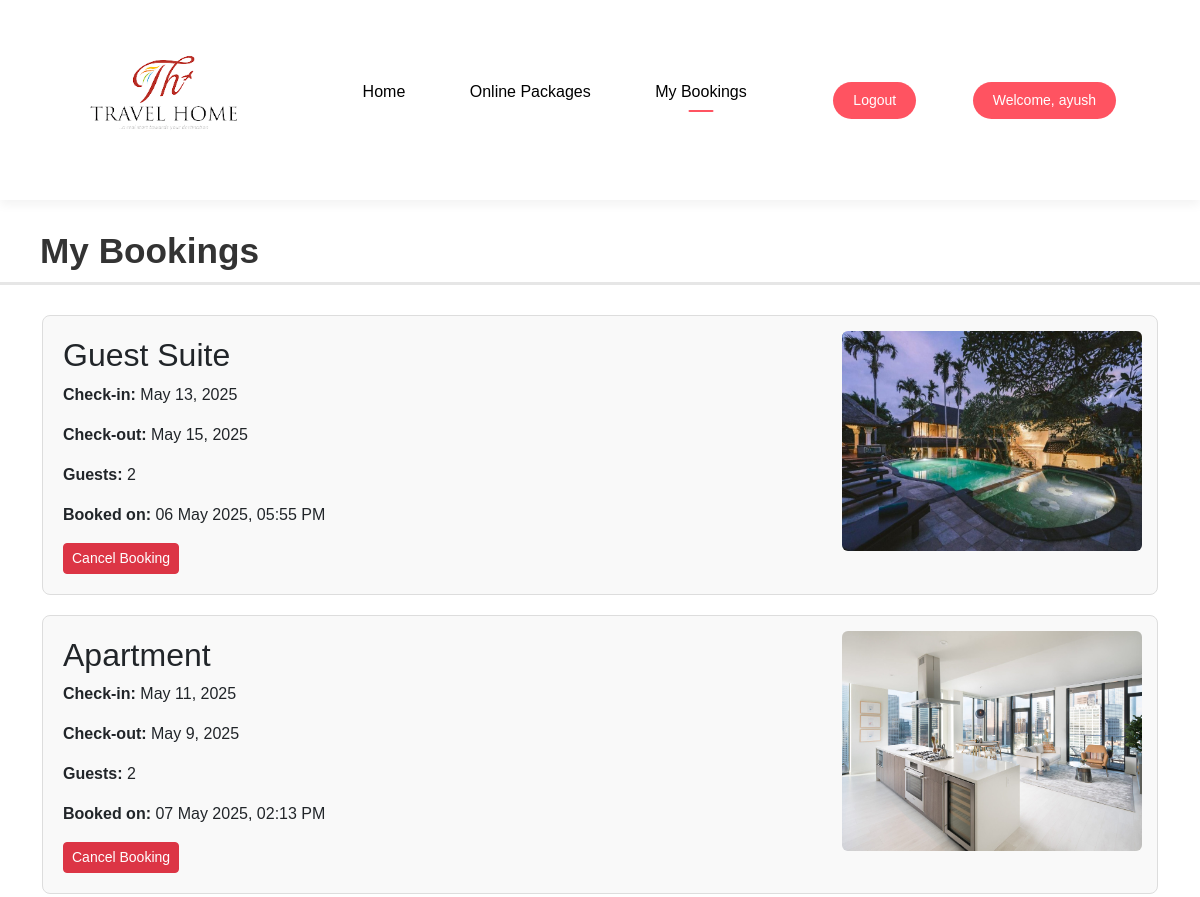
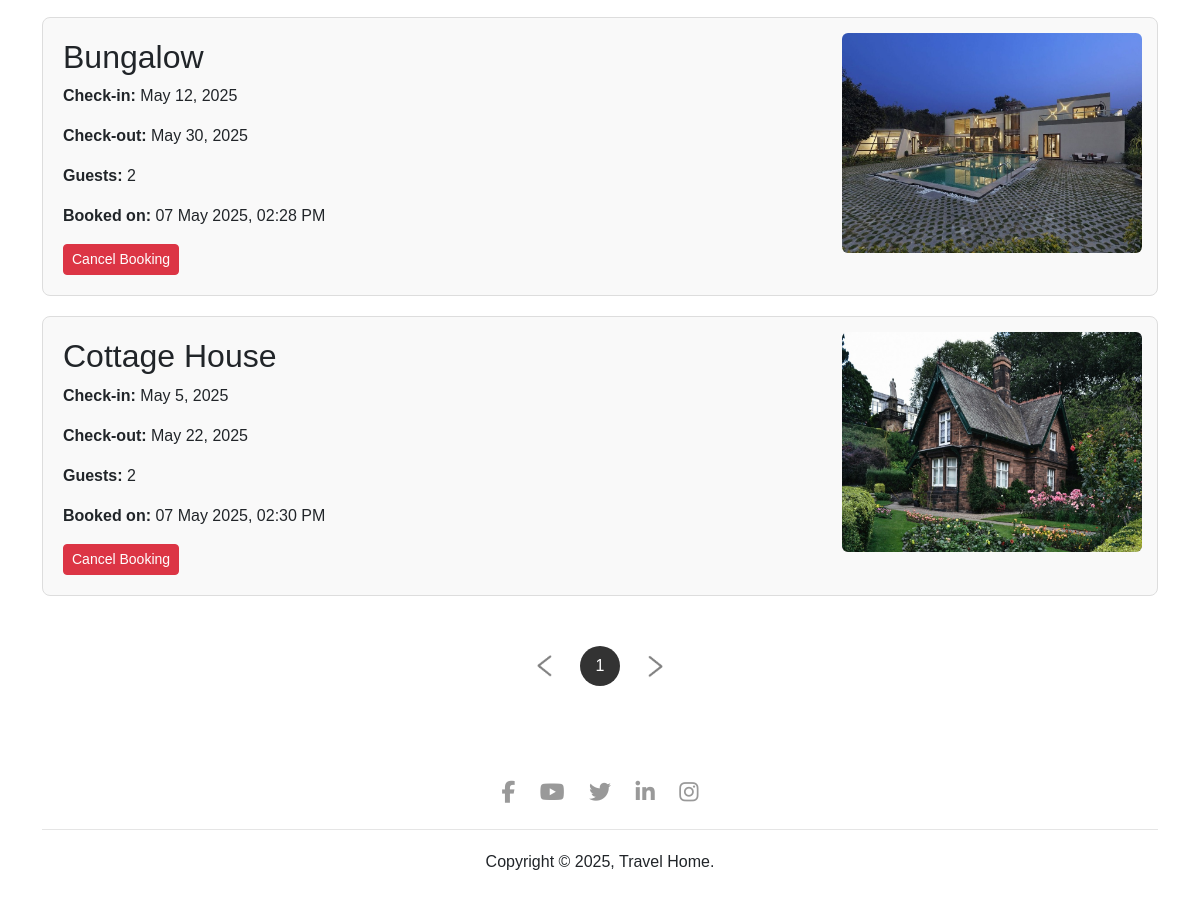
/my-bookings/ (signed in), run on the app's committed database (2 pictures, top to bottom).
### properties/models.py (models this page shows, shortened)
class Booking(models.Model):
    user = models.ForeignKey(User, on_delete=models.CASCADE)
    property = models.ForeignKey('Property', on_delete=models.CASCADE)
    check_in = models.DateField()
    check_out = models.DateField()
    guests = models.PositiveIntegerField()
    booking_time=models.DateTimeField(auto_now_add=True)

class Property(models.Model):
    user = models.ForeignKey(User, on_delete=models.CASCADE)
    owner=models.CharField(max_length=50)
    owner_pic=models.ImageField(upload_to="owner/")
    name = models.CharField(max_length=100)
    location = models.CharField(max_length=100)
    location_embed = models.TextField(blank=True, null=True)
    description = models.TextField()
    property_type = models.CharField(max_length=50)
    price_per_day = models.DecimalField(max_digits=10, decimal_places=2)
    bedrooms = models.PositiveIntegerField()
    bathrooms = models.PositiveIntegerField()
    max_guests = models.PositiveIntegerField()
    image = models.ImageField(upload_to="properties/")
    rating = models.FloatField(default=0.0)
    reviews=models.PositiveIntegerField(default=0)

### properties/views.py (the view)
# urls.py: path('my-bookings/', views.my_bookings, name='my_bookings'),
@login_required
def my_bookings(request):
    bookings = Booking.objects.filter(user=request.user).select_related('property')
    paginator = Paginator(bookings, 5)
    page_number = request.GET.get('page')
    page_obj = paginator.get_page(page_number)
    return render(request, 'my_bookings.html', {'bookings': page_obj})

### templates/my_bookings.html (shortened to what this page needs)
{% load tz %}
{% load static %}
<!DOCTYPE html>
<html>
<head>
    <link href="https://cdn.jsdelivr.net/npm/bootstrap@5.2.3/dist/css/bootstrap.min.css" rel="stylesheet"crossorigin="anonymous">
    <link rel="stylesheet" href="{% static '/style.css' %}">
    <link rel="stylesheet" href="{% static '/style.css' %}">
    <link href="https://cdn.jsdelivr.net/npm/bootstrap@5.2.3/dist/css/bootstrap.min.css" rel="stylesheet"crossorigin="anonymous">
</head>
<body>
    {% include "navbar.html" %}
    <h1 class="bookings-heading">My Bookings</h1>
    <div class="container">
        {% if bookings %}
            {% for booking in bookings %}
                <div class="booking-card">
                    <div class="booking-details">
                        <h2>{{ booking.property.name }}</h2>
                        <p><strong>Check-in:</strong> {{ booking.check_in }}</p>
                        <p><strong>Check-out:</strong> {{ booking.check_out }}</p>
                        <p><strong>Guests:</strong> {{ booking.guests }}</p>
                        <p><strong>Booked on:</strong> {{ booking.booking_time|localtime|date:"d M Y, h:i A"}}</p>
                        <div>
                            <a href="{% url 'cancel_booking' booking.id %} " onclick="return confirm('Are you sure you want to delete this booking?');"><button type="submit" class="btn btn-danger btn-sm ">Cancel Booking</button></a>
                        </div>
                    </div>
                    <img src="{{ booking.property.image.url }}" alt="{{ booking.property.name }}" class="property-image">
                </div>
            {% endfor %}
        {% else %}
            <p class="no-bookings">You have no bookings.</p>
        {% endif %}
    </div>
    <div class="pagination">
        {% if bookings.has_previous %}
        <a href="?page={{ bookings.previous_page_number }}"><img src="/static/images/arrow.png"></a>
        {%else%}
        <a href="#"><img src="/static/images/arrow.png"></a>
        {%endif%}
        {% for num in bookings.paginator.page_range %}
        {% if bookings.number == num %}
                <a class="pagenum current" href="?page={{ num }}">{{ num }}</a>
        {% else %}
                <a class="pagenum" href="?page={{ num }}">{{ num }}</a>
        {% endif %}
        {% endfor %}
        {% if bookings.has_next %}
        <a href="?page={{ bookings.next_page_number }}"> <img src="/static/images/arrow.png" class="right-arrow"></a>
        {%else%}
        <a href="#"><img src="/static/images/arrow.png" class="right-arrow"></a>
        {%endif%}
    </div>
    {% include "footer.html" %}
</body>
</html>

### templates/navbar.html (shortened to what this page needs)
<nav id="navbar" class="navbar-white">
    <a href="/">
        <img src="/static/images/logo.png" class="logo">
    </a>
    <ul class="nav-links">
        <li><a href="{% url 'home' %}">Home</a></li>
        <li><a href="{% url 'listing' %}" class=" {% if request.path == '/listing/' %}active{% endif %}">Online Packages</a></li>
        <li><a href="{% url 'my_bookings' %}" class=" {% if request.path == '/my-bookings/' %}active{% endif %}">My Bookings</a></li>
    </ul>
    {% if user.is_authenticated %}
    <a href="{%url 'logout'%}" class="register-btn">Logout</a>
    <span class="register-btn">Welcome, {{ user.username }}</span>
    {% else %}
    <a href="{%url 'login'%}"  class="register-btn">Login</a>
    <a href="{%url 'register'%}" class="register-btn">Register</a>
    <i class="fa fa-bars" onclick="togglebtn()"></i>
    {% endif %}
</nav>

### static/style.css (style rules this page uses)
* { margin: 0; padding: 0; box-sizing: border-box; font-family: 'poppins', sans-serif; }
nav { display: flex; align-items: center; justify-content: space-between; padding: 20px 7%; }
.logo { width: 160px; cursor: pointer; }
.nav-links li { list-style: none; display: inline-block; margin: 10px 30px; }
.nav-links li a { text-decoration: none; color: #fff; }
.register-btn { background: #fff; color: #000; padding: 8px 20px; border-radius: 20px; text-decoration: none; font-size: 14px; }
.container { padding: 0 7%; }
.active { position: relative; }
.active::after { content: ''; background: #fff; width: 25px; height: 2px; position: absolute; left: 50%; transform: translateX(-50%); bottom: -12px; border-radius: 2px; }
.navbar-white { background: #fff; box-shadow: 0 5px 10px rgba(0, 0, 0, 0.05); }
.navbar-white .nav-links li a { color: #000; }
.navbar-white .register-btn { background: #ff5361; color: #fff; }
.navbar-white .active::after { background: #ff5361; }
.pagination { display: flex; align-items: center; justify-content: center; margin: 40px 0; }
.pagination img { width: 15px; margin: 10px 20px; }
.right-arrow { transform: rotate(180deg); }
.pagenum { margin: 10px 8px; width: 40px; height: 40px; line-height: 40px; text-align: center; border-radius: 50%; cursor: pointer; }
.pagination .current { background: #333; color: #fff; }
.pagination a { text-decoration: none; color: #333; }
.booking-card { position: relative; border: 1px solid #ddd; padding: 20px; margin-bottom: 20px; border-radius: 8px; background-color: #f9f9f9; }
.booking-card img.property-image { position: absolute; top: 15px; right: 15px; width: 300px; height: 220px; object-fit:fill; border-radius: 6px; }
.booking-details { padding-right: 140px; }
h2 { margin-bottom: 10px; }
.bookings-heading { text-align: left; font-size: 2.2rem; font-weight: 700; margin: 30px 0; padding-left: 40px; padding-bottom: 10px; border-bottom: 3px solid #0c0c0c1a; color: #333; }

### templates/my_bookings.html (style rules this page uses)
body { font-family: Arial, sans-serif; }

### data on the page
Booking: property.name "Guest Suite", check_in "May 13, 2025", check_out "May 15, 2025", guests "2", booking_time "06 May 2025, 05:55 PM", property.image (picture)
Booking: property.name "Apartment", check_in "May 11, 2025", check_out "May 9, 2025", guests "2", booking_time "07 May 2025, 02:13 PM", property.image (picture)
Booking: property.name "Bungalow", check_in "May 12, 2025", check_out "May 30, 2025", guests "2", booking_time "07 May 2025, 02:28 PM", property.image (picture)
Booking: property.name "Cottage House", check_in "May 5, 2025", check_out "May 22, 2025", guests "2", booking_time "07 May 2025, 02:30 PM", property.image (picture)

### other printed values
{{ user.username }} "ayush"
{{ num }} "1"
